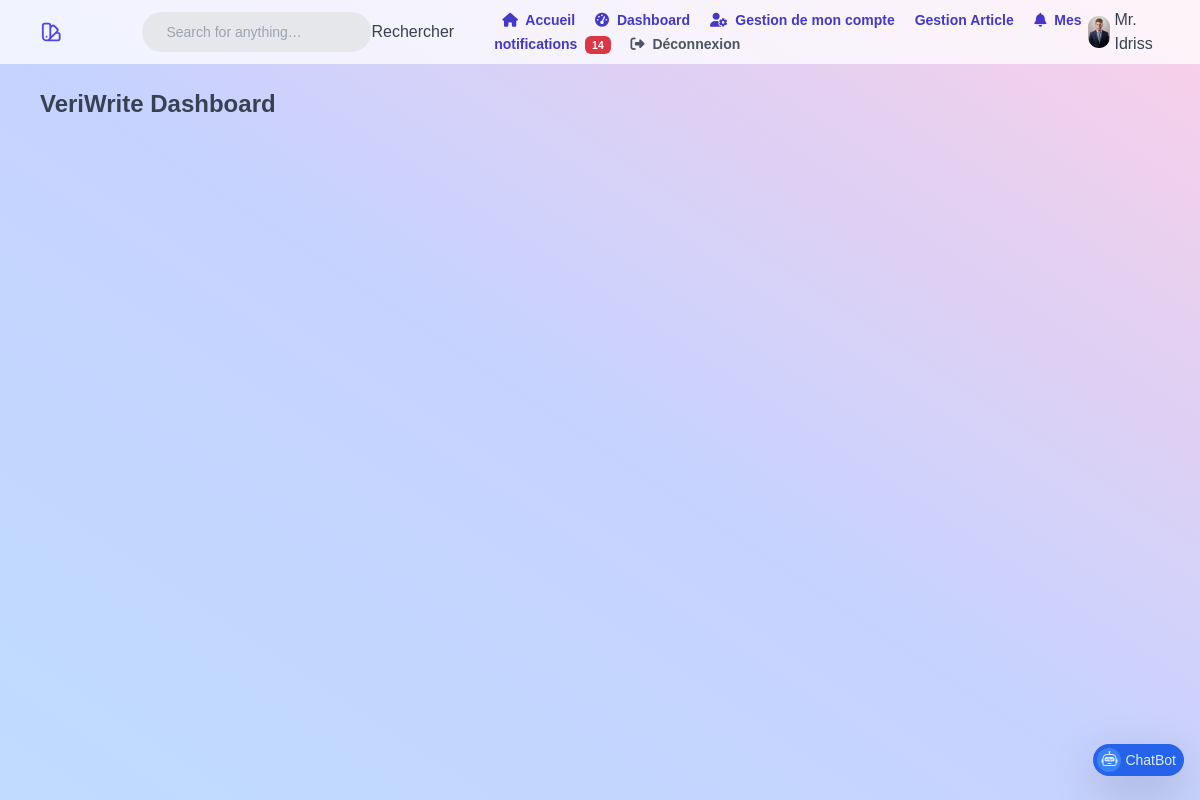
/chatbot/ (signed in), run on the app's committed database.
### users/models.py (models this page shows)
class Utilisateur(AbstractUser):
    ROLE_CHOICES = (
        ('etudiant', 'Étudiant'),
        ('auteur_certifie', 'Auteur Certifié'),
        ('editeur', 'Éditeur'),
        ('admin', 'Admin'),
    )
    SEX_CHOICES = [
        ('Homme', 'Homme'),
        ('Femme', 'Femme'),
        ('Autre', 'Autre'),
    ]
    image = models.ImageField(upload_to='images/',  blank=True, null=True)
    role = models.CharField(max_length=20, choices=ROLE_CHOICES)
    sex = models.CharField(max_length=30, choices=SEX_CHOICES, null=True, blank=True)
    email = models.EmailField(unique=True)
    is_approved = models.BooleanField(null=True, default=None)  # null: en cours de vérification
    has_verified_identity = models.BooleanField(default=False)

### users/views.py (the view)
# urls.py: path('chatbot/', views.chatbot_view, name='chatbot'),
def chatbot_view(request):
    return render(request, 'chatbot.html')

### users/context_processors.py (called while the page is built)
def Notification_non_lue(request):
    if request.user.is_authenticated:
        return {
            'Notification_non_lue': Notification.objects.filter(destinataire=request.user, est_lu=False).count()
        }
    return {}

### users/templates/chatbot.html (shortened to what this page needs)
{% extends 'index.html' %}
{% load static %}
{% block content %}
<!DOCTYPE html>
<html>
<head>
</head>
<body>
    <iframe src="https://da7f-142-126-12-98.ngrok-free.app" width="100%" height="800px" frameborder="0"></iframe>
</body>
</html>
{% endblock %}

### templates/index.html (shortened to what this page needs)
<!DOCTYPE html>
{% load static %}
<html lang="en" >
<head>
<link rel="stylesheet" href="https://cdnjs.cloudflare.com/ajax/libs/font-awesome/6.4.0/css/all.min.css"
 />
    <link href="https://cdn.jsdelivr.net/npm/bootstrap@5.3.0/dist/css/bootstrap.min.css" rel="stylesheet"
>
    <link rel="stylesheet" href="https://cdn.jsdelivr.net/npm/bootstrap-icons@1.10.5/font/bootstrap-icons.css">
<link rel='stylesheet' href='https://cdnjs.cloudflare.com/ajax/libs/tailwindcss/2.0.1/tailwind.min.css'><link rel="stylesheet" href="./style.css">
</head>
<body>
<div class="flex flex-col w-screen h-screen overflow-auto text-gray-700 bg-gradient-to-tr from-blue-200 via-indigo-200 to-pink-200">
	<div class="flex items-center flex-shrink-0 w-full h-16 px-10 bg-white bg-opacity-75">
        <form class="flex items-center ml-10" method="GET" action="{% url 'recherche_articles' %}">
		<input class="flex items-center h-10 px-4 ml-10 text-sm bg-gray-200 rounded-full focus:outline-none focus:ring" type="search" name="q" placeholder="Search for anything…">
        <button type="submit">Rechercher</button>
        </form>
		<div class="ml-10">
      <a class="mx-2 text-sm font-semibold text-indigo-700" href="{% url 'acceuil' %}">
        <i class="fas fa-home me-1"></i>
        Accueil
    </a>      {% if user.is_authenticated %}
      <a class="mx-2 text-sm font-semibold text-indigo-700" href="{% url 'dashboard' %}">
        <i class="fas fa-tachometer-alt me-1"></i>
        Dashboard
    </a>
    <a class="mx-2 text-sm font-semibold text-indigo-700" href="{% url 'afficher_mes_informations' %}">
        <i class="fas fa-user-cog me-1"></i>
        Gestion de mon compte
    </a>      {% if user.role == 'admin'  %}
			<a class="mx-2 text-sm font-semibold text-indigo-700" href="{% url 'liste_certifications_a_approuver' %}">certifications</a>
      <a class="mx-2 text-sm font-semibold text-indigo-700" href="{% url 'liste_documents_a_approuver' %}">documents</a>
			<a class="mx-2 text-sm font-semibold text-gray-600 hover:text-indigo-700" href="{% url 'liste_utilisateurs' %}">Gestion Utilisateur</a>
      {% elif user.role == 'editeur'  %}
			<a class="mx-2 text-sm font-semibold text-indigo-700" href="{% url 'liste_articles_en_attente' %}">Gestion Article</a>
      {% endif %}
      <a class="mx-2 text-sm font-semibold text-indigo-700 " href="{% url 'voir_notifications' %}">
        <i class="fas fa-bell me-1"></i>
        Mes notifications
        {% if Notification_non_lue > 0 %}
        <span class="badge bg-danger ms-1">{{ Notification_non_lue }}</span>
    </a>
    {% endif %}
      <a class="mx-2 text-sm font-semibold text-gray-600 hover:text-indigo-700" href="{% url 'deconnexion' %}">
        <i class="fas fa-sign-out-alt me-1"></i>
        Déconnexion
    </a>
          {% endif %}
		</div>
		<button class="flex items-center justify-center w-8 h-8 ml-auto overflow-hidden rounded-full cursor-pointer">
      {% if user.image %}
          <img src="{{ user.image.url }}" alt="{{ user.username }}" class="object-cover w-full h-full">
      {% else %}
          <img src="{% static 'images/default-avatar.jpeg' %}" alt="Default Avatar" class="object-cover w-full h-full">
      {% endif %}
  </button>
  <span> {% if user.sex == 'Homme'%}Mr. {% elif user.sex == 'Femme' %}Mme. {%endif%} {{ user.username }} </span>
	</div>
	<div class="px-10 mt-6">
		<h1 class="text-2xl font-bold">VeriWrite Dashboard</h1>
	</div>
    {% block content %}
    {% endblock %}
</div>
<a class="fixed bottom-0 right-0 flex items-center justify-center h-8 pl-1 pr-2 mb-6 mr-4 text-blue-100 bg-blue-600 rounded-full shadow-lg hover:bg-blue-600" href="{% url 'chatbot' %}">
	<div class="flex items-center justify-center w-6 h-6 bg-blue-500 rounded-full">
        <i class="bi bi-robot"></i>
    </div>
	<span class="ml-1 text-sm leading-none">ChatBot</span>
</a>
</body>
</html>

### static/css/style.css (style rules this page uses)
body { font-family: 'Poppins', sans-serif; color: #0c0c0c; background-color: #ffffff; }
a, a:hover, a:focus { text-decoration: none; }

### data on the page
Utilisateur: image (picture), username "Idriss"

### other printed values
{{ Notification_non_lue }} "14"
